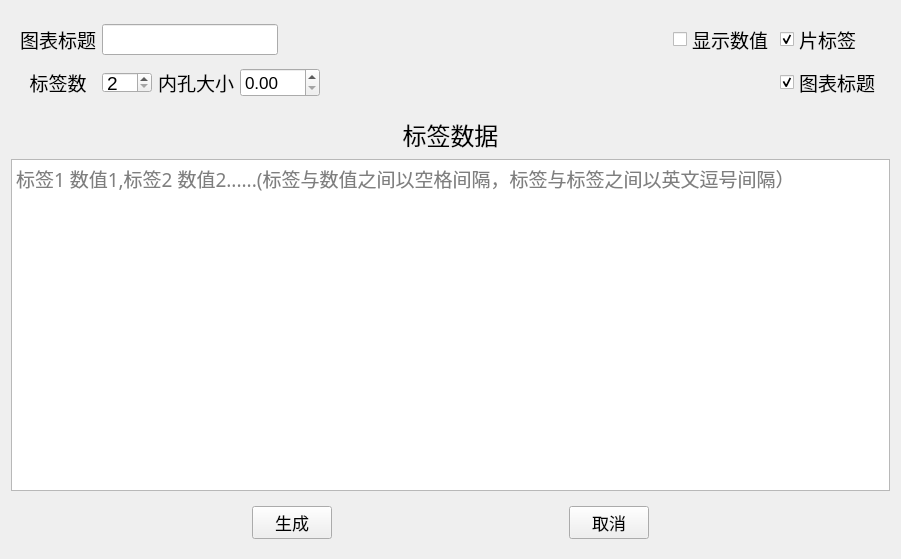
<?xml version="1.0" encoding="UTF-8"?>
<ui version="4.0">
 <class>create_donut</class>
 <widget class="QWidget" name="create_donut">
  <property name="geometry">
   <rect>
    <x>0</x>
    <y>0</y>
    <width>901</width>
    <height>559</height>
   </rect>
  </property>
  <property name="windowIcon">
   <iconset resource="src.qrc">
    <normaloff>:/src/prefix/src/duocn.png</normaloff>:/src/prefix/src/duocn.png</iconset>
  </property>
  <layout class="QGridLayout" name="gridLayout_3">
   <item row="0" column="0">
    <widget class="QWidget" name="widget_2" native="true">
     <property name="minimumSize">
      <size>
       <width>0</width>
       <height>100</height>
      </size>
     </property>
     <layout class="QGridLayout" name="gridLayout_2">
      <item row="0" column="5">
       <widget class="QCheckBox" name="checkBox_display">
        <property name="font">
         <font>
          <family>楷体</family>
          <pointsize>14</pointsize>
         </font>
        </property>
        <property name="mouseTracking">
         <bool>true</bool>
        </property>
        <property name="text">
         <string>显示数值</string>
        </property>
        <property name="checkable">
         <bool>true</bool>
        </property>
        <property name="checked">
         <bool>false</bool>
        </property>
       </widget>
      </item>
      <item row="0" column="6">
       <widget class="QCheckBox" name="checkBox_example">
        <property name="font">
         <font>
          <family>楷体</family>
          <pointsize>14</pointsize>
         </font>
        </property>
        <property name="mouseTracking">
         <bool>true</bool>
        </property>
        <property name="text">
         <string>片标签</string>
        </property>
        <property name="checkable">
         <bool>true</bool>
        </property>
        <property name="checked">
         <bool>true</bool>
        </property>
       </widget>
      </item>
      <item row="1" column="0">
       <widget class="QLabel" name="label_2">
        <property name="font">
         <font>
          <family>楷体</family>
          <pointsize>14</pointsize>
          <weight>50</weight>
          <bold>false</bold>
         </font>
        </property>
        <property name="text">
         <string>标签数</string>
        </property>
        <property name="alignment">
         <set>Qt::AlignCenter</set>
        </property>
       </widget>
      </item>
      <item row="1" column="6">
       <widget class="QCheckBox" name="checkBox_title">
        <property name="font">
         <font>
          <family>楷体</family>
          <pointsize>14</pointsize>
         </font>
        </property>
        <property name="text">
         <string>图表标题</string>
        </property>
        <property name="checked">
         <bool>true</bool>
        </property>
       </widget>
      </item>
      <item row="0" column="0">
       <widget class="QLabel" name="label">
        <property name="font">
         <font>
          <family>楷体</family>
          <pointsize>14</pointsize>
          <weight>50</weight>
          <bold>false</bold>
         </font>
        </property>
        <property name="text">
         <string>图表标题</string>
        </property>
        <property name="alignment">
         <set>Qt::AlignCenter</set>
        </property>
       </widget>
      </item>
      <item row="0" column="4">
       <spacer name="horizontalSpacer_4">
        <property name="orientation">
         <enum>Qt::Horizontal</enum>
        </property>
        <property name="sizeHint" stdset="0">
         <size>
          <width>40</width>
          <height>20</height>
         </size>
        </property>
       </spacer>
      </item>
      <item row="1" column="3" colspan="2">
       <widget class="QDoubleSpinBox" name="inner">
        <property name="maximumSize">
         <size>
          <width>80</width>
          <height>16777215</height>
         </size>
        </property>
        <property name="font">
         <font>
          <pointsize>13</pointsize>
         </font>
        </property>
        <property name="maximum">
         <double>1.000000000000000</double>
        </property>
       </widget>
      </item>
      <item row="0" column="1" colspan="3">
       <widget class="QLineEdit" name="le_title">
        <property name="font">
         <font>
          <pointsize>14</pointsize>
         </font>
        </property>
       </widget>
      </item>
      <item row="1" column="1">
       <widget class="QSpinBox" name="spinBox_number">
        <property name="minimumSize">
         <size>
          <width>0</width>
          <height>21</height>
         </size>
        </property>
        <property name="maximumSize">
         <size>
          <width>80</width>
          <height>21</height>
         </size>
        </property>
        <property name="font">
         <font>
          <pointsize>14</pointsize>
         </font>
        </property>
        <property name="minimum">
         <number>2</number>
        </property>
       </widget>
      </item>
      <item row="1" column="2">
       <widget class="QLabel" name="label_4">
        <property name="font">
         <font>
          <family>楷体</family>
          <pointsize>14</pointsize>
          <weight>50</weight>
          <bold>false</bold>
         </font>
        </property>
        <property name="text">
         <string>内孔大小</string>
        </property>
        <property name="alignment">
         <set>Qt::AlignCenter</set>
        </property>
       </widget>
      </item>
     </layout>
    </widget>
   </item>
   <item row="1" column="0">
    <widget class="QLabel" name="label_3">
     <property name="font">
      <font>
       <family>楷体</family>
       <pointsize>18</pointsize>
       <weight>50</weight>
       <bold>false</bold>
      </font>
     </property>
     <property name="text">
      <string>标签数据</string>
     </property>
     <property name="alignment">
      <set>Qt::AlignCenter</set>
     </property>
    </widget>
   </item>
   <item row="2" column="0">
    <widget class="QTextEdit" name="textEdit">
     <property name="font">
      <font>
       <family>微软雅黑</family>
       <pointsize>14</pointsize>
      </font>
     </property>
     <property name="placeholderText">
      <string>标签1 数值1,标签2 数值2......(标签与数值之间以空格间隔，标签与标签之间以英文逗号间隔）</string>
     </property>
    </widget>
   </item>
   <item row="3" column="0">
    <widget class="QWidget" name="widget" native="true">
     <layout class="QGridLayout" name="gridLayout">
      <item row="0" column="1">
       <widget class="QPushButton" name="btn_create">
        <property name="font">
         <font>
          <pointsize>13</pointsize>
         </font>
        </property>
        <property name="text">
         <string>生成</string>
        </property>
       </widget>
      </item>
      <item row="0" column="3">
       <widget class="QPushButton" name="btn_cancel">
        <property name="font">
         <font>
          <pointsize>13</pointsize>
         </font>
        </property>
        <property name="text">
         <string>取消</string>
        </property>
       </widget>
      </item>
      <item row="0" column="0">
       <spacer name="horizontalSpacer">
        <property name="orientation">
         <enum>Qt::Horizontal</enum>
        </property>
        <property name="sizeHint" stdset="0">
         <size>
          <width>40</width>
          <height>20</height>
         </size>
        </property>
       </spacer>
      </item>
      <item row="0" column="2">
       <spacer name="horizontalSpacer_2">
        <property name="orientation">
         <enum>Qt::Horizontal</enum>
        </property>
        <property name="sizeHint" stdset="0">
         <size>
          <width>40</width>
          <height>20</height>
         </size>
        </property>
       </spacer>
      </item>
      <item row="0" column="4">
       <spacer name="horizontalSpacer_3">
        <property name="orientation">
         <enum>Qt::Horizontal</enum>
        </property>
        <property name="sizeHint" stdset="0">
         <size>
          <width>40</width>
          <height>20</height>
         </size>
        </property>
       </spacer>
      </item>
     </layout>
    </widget>
   </item>
  </layout>
 </widget>
 <resources>
  <include location="src.qrc"/>
 </resources>
 <connections/>
</ui>
